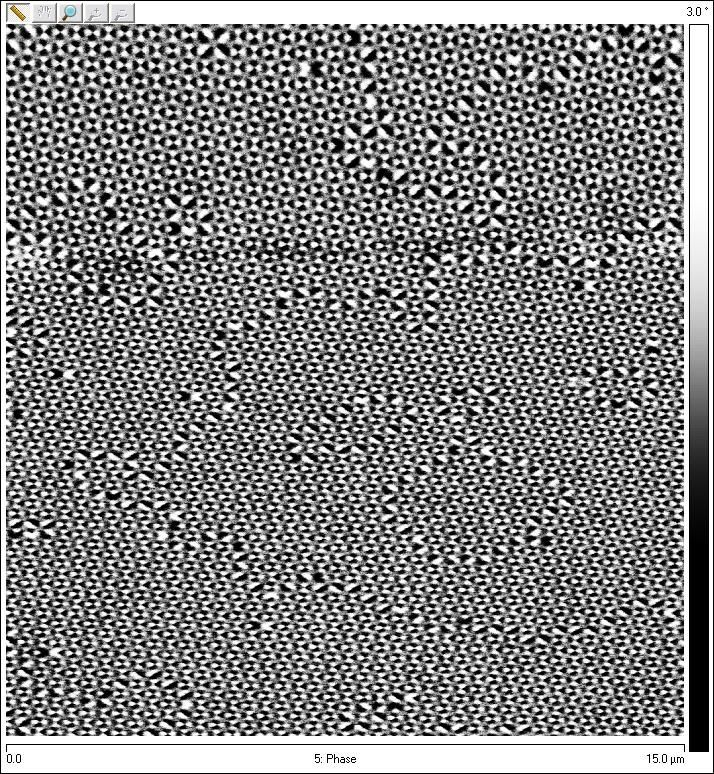
#> input picture squareLattice.jpeg, 714 x 774 px
$ python grid.py
#> lines starting #> are read from the running program, lines starting #| are printed output that depends on the picture; after the words box and inside, x2 and y2 are one past the last pixel; in counts of white or black regions, pixels touching at a corner belong together
import cv2
import matplotlib.pyplot as plt
import math
import numpy as np
from random import randint


try:
    image = cv2.imread("squareLattice.jpeg")
#> image is the input picture: shape (774, 714, 3); mean B, G, R 132.2, 132.2, 132.2
    image = cv2.resize(image, (1000,1000))
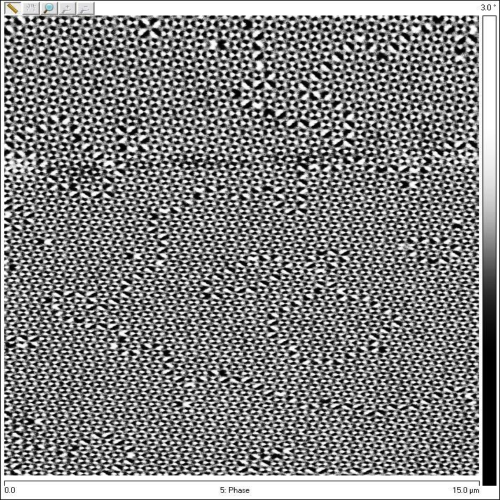
#> image: shape (1000, 1000, 3) (shown at 1/2 size); mean B, G, R 132, 132, 132
except:
    raise Exception("File not found")


WHITE=(255,255,255)
BLACK=(0,0,0)
BLUE=(255,0,0)
RED=(0,0,255)


def dist(point1, point2):
    return math.sqrt(math.pow(point1[0] - point2[0], 2)+math.pow(point1[1] - point2[1], 2))

class Grid:
    def __init__(self,topLeft,topRight,bottomLeft,bottomRight,rows,cols):
        self.topLeft=topLeft;
        self.topRight=topRight;
        self.bottomLeft=bottomLeft;
        self.bottomRight=bottomRight;
        self.rows=rows;
        self.cols=cols;
        self.color=RED
        self.parent=None
        self.selectedRow=-1
        self.selectedCol=-1
        self.selected=False

        self.subgrids=[]

        self.grid=[];
        self.calcGrid()

    def calcGrid(self):
        self.grid=[]
        topLeft=self.topLeft
        topRight=self.topRight
        bottomLeft=self.bottomLeft
        bottomRight=self.bottomRight
        rows=self.rows
        cols=self.cols
        hSpacing=dist(topLeft,topRight)/cols;
        for (rowStartX, rowStartY, rowEndX, rowEndY) in zip(np.linspace(topLeft[0], bottomLeft[0],rows), np.linspace(topLeft[1], bottomLeft[1], rows), np.linspace(topRight[0],bottomRight[0],rows), np.linspace(topRight[1],bottomRight[1],rows)):
            self.grid.append([])
            for (colX, colY) in zip(np.linspace(rowStartX,rowEndX, cols ), np.linspace(rowStartY,rowEndY, cols )):
                self.grid[len(self.grid)-1].append([colX,colY])

    def draw(self,im):
        if(len(self.subgrids)==0):
            im=cv2.line(im, (int(self.topLeft[0]),int(self.topLeft[1])), (int(self.topRight[0]),int(self.topRight[1])), RED, 2)
            im=cv2.line(im, (int(self.topLeft[0]),int(self.topLeft[1])), (int(self.bottomLeft[0]),int(self.bottomLeft[1])), RED, 2)
            im=cv2.line(im, (int(self.bottomRight[0]),int(self.bottomRight[1])), (int(self.topRight[0]),int(self.topRight[1])), RED, 2)
            im=cv2.line(im, (int(self.bottomRight[0]),int(self.bottomRight[1])), (int(self.bottomLeft[0]),int(self.bottomLeft[1])), RED, 2)
            #for row in self.grid:
                #for point in row:
                    #im=cv2.circle(im,(int(point[0]),int(point[1])),5,self.color,-1)

            for row in self.grid:
                im=cv2.line(im,(int(row[0][0]),int(row[0][1])),(int(row[len(row)-1][0]),int(row[len(row)-1][1])),RED,1)
#> this loop made 25 passes
#> pass 2, in draw, `im=cv2.line(im,(int(row[0][0]),int(row[0][1])),(int(row[len(row)-1][0]..`:
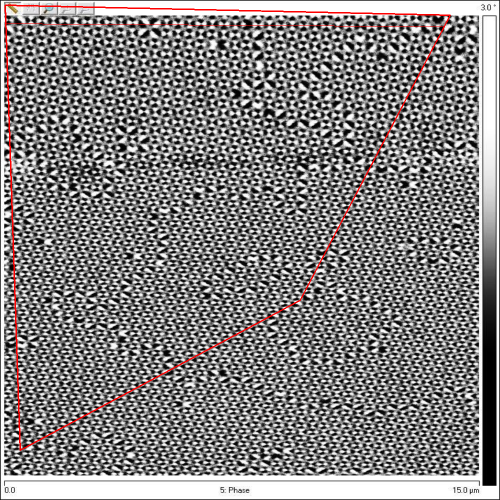
#> im: shape (1000, 1000, 3) (shown at 1/2 size); mean B, G, R 130.5, 130.5, 132.9
#> pass 3, in draw, `im=cv2.line(im,(int(row[0][0]),int(row[0][1])),(int(row[len(row)-1][0]..`:
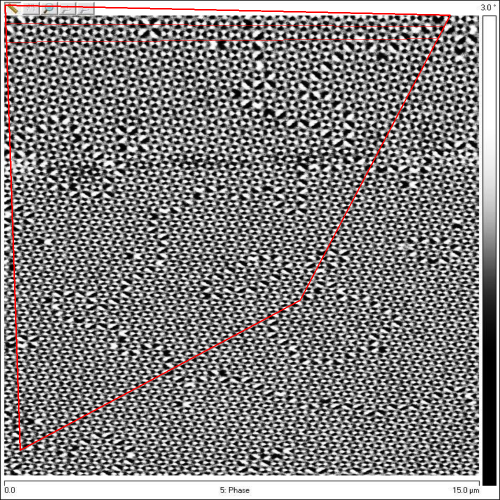
#> im: shape (1000, 1000, 3) (shown at 1/2 size); 0.09% of pixels changed, all inside (x1, y1, x2, y2) = (14, 77, 874, 85)
#> after the loop:
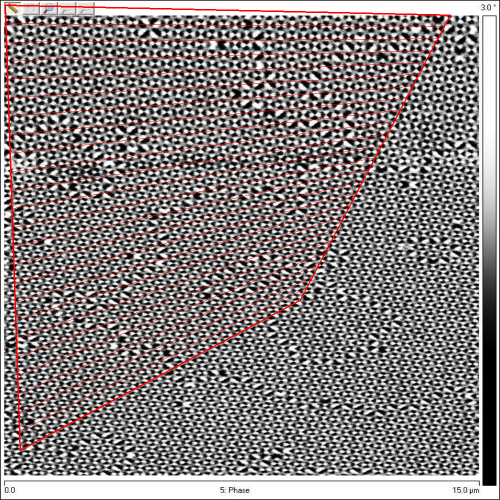
#> im: shape (1000, 1000, 3) (shown at 1/2 size); 1.49% of pixels changed, all inside (x1, y1, x2, y2) = (16, 101, 862, 862)
            for i in range(len(self.grid[0])):
                im=cv2.line(im, (int(self.grid[0][i][0]),int(self.grid[0][i][1])), (int(self.grid[len(self.grid)-1][i][0]),int(self.grid[len(self.grid)-1][i][1])), RED, 1)
#> this loop made 25 passes
#> pass 2, in draw, `im=cv2.line(im, (int(self.grid[0][i][0]),int(self.grid[0][i][1])), (in..`:
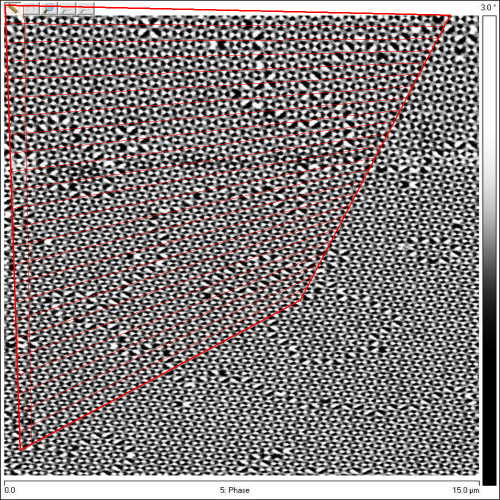
#> im: shape (1000, 1000, 3) (shown at 1/2 size); 0.09% of pixels changed, all inside (x1, y1, x2, y2) = (47, 13, 64, 887)
#> pass 3, in draw, `im=cv2.line(im, (int(self.grid[0][i][0]),int(self.grid[0][i][1])), (in..`:
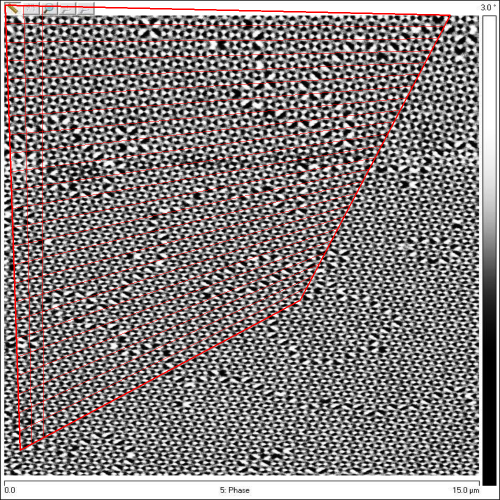
#> im: shape (1000, 1000, 3) (shown at 1/2 size); 0.08% of pixels changed, all inside (x1, y1, x2, y2) = (84, 14, 87, 874)
#> after the loop:
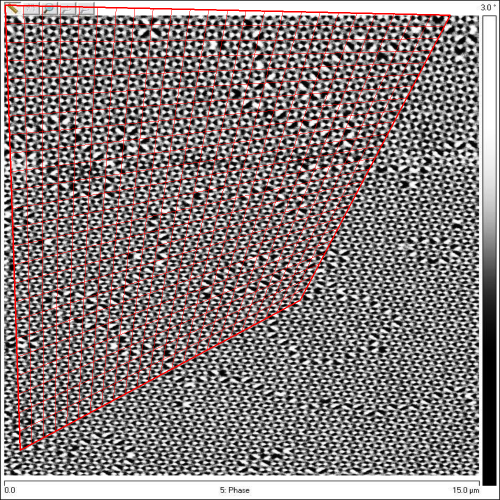
#> im: shape (1000, 1000, 3) (shown at 1/2 size); 1.45% of pixels changed, all inside (x1, y1, x2, y2) = (110, 14, 862, 861)

        else:
            for grid in self.subgrids:
                grid.draw(im)

        # [4 lines of commented-out code are left out]

    def getBaseGrids(self):
        if(len(self.subgrids)==0):
            return [self]
        else:
            subgrids=[]
            for grid in self.subgrids:
                subgrids=subgrids+grid.getBaseGrids();

        return subgrids
    # [48 lines left out: functions getAllGrids, splitPoint, getCenter, selectGrid, getSelectedGrid, not called in this run]

    def deselectAll(self):
        for grid in self.getAllGrids():
            grid.selected=False;

    # [30 lines left out: functions setTopLeft, setTopRight, setBottomLeft, setBottomRight, setCenter, not called in this run]

    def getCorners(self):
        return [self.topLeft, self.topRight, self.bottomLeft, self.bottomRight]

    # [31 lines left out: functions setCornerByIndex, split, not called in this run]


g=Grid([10,10],[900,30],[40,900],[600,600],25,25)
print(g.getBaseGrids())

def show():
    imWidth=1000;
    imHeight=1000;
    #outputImage=np.zeros((imHeight,imWidth,3), np.uint8)
    #outputImage[:,:]=(255,255,255)
    outputImage=image.copy()

    g.draw(outputImage)


    cv2.imshow("window",outputImage)
dragging=False
adjustingCorner=-1
# [23 lines left out: function mouse_event, not called in this run]

show();
cv2.setMouseCallback('window', mouse_event)
cv2.waitKey(0)

cv2.destroyAllWindows()

$ run again, with MFM000099.png saved as squareLattice.jpeg
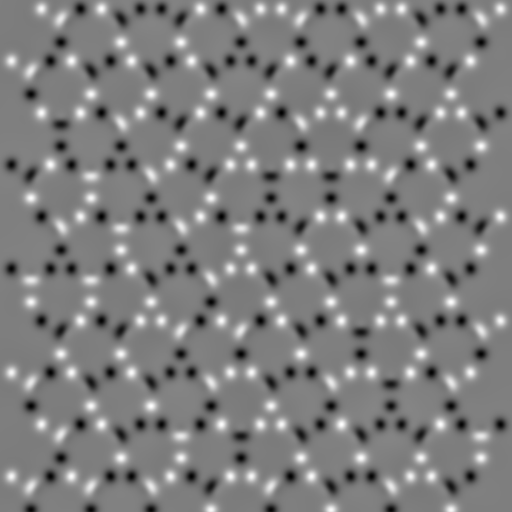
#> input picture MFM000099.png, 1024 x 1024 px (shown at 1/2 size)
#> image is the input picture: shape (1024, 1024, 3); min 0, max 255, mean 126.4
#> image: shape (1000, 1000, 3)
#> after the loop in draw, `for row in self.grid:`:
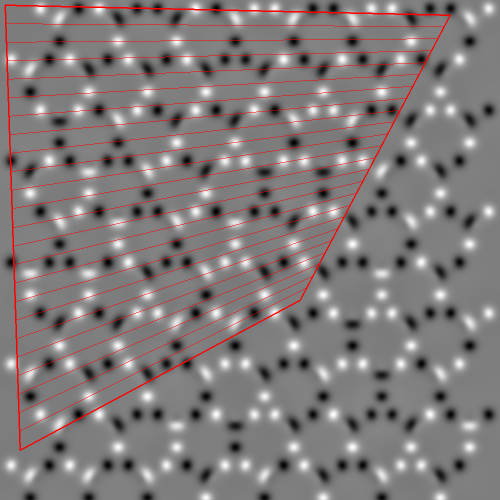
#> im: shape (1000, 1000, 3) (shown at 1/2 size); mean B, G, R 123.2, 123.2, 129.6
#> after the loop in draw, `for i in range(len(self.grid[0])):`:
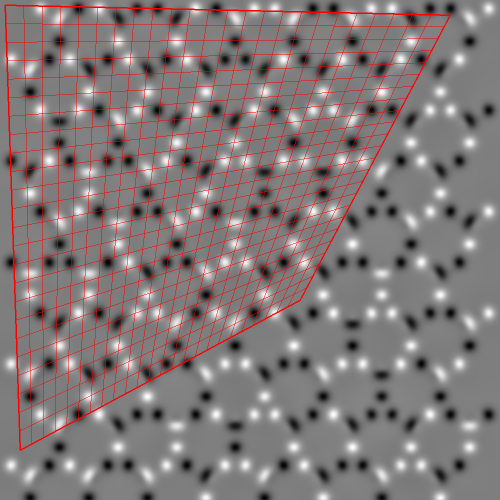
#> im: shape (1000, 1000, 3) (shown at 1/2 size); mean B, G, R 121.1, 121.1, 131.7

$ run again, with annealing959.bmp saved as squareLattice.jpeg
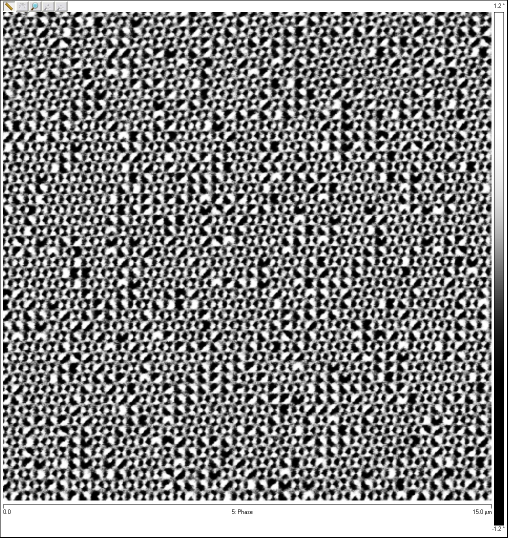
#> input picture annealing959.bmp, 1015 x 1075 px (shown at 1/2 size)
#> image is the input picture: shape (1075, 1015, 3); mean B, G, R 135.6, 135.6, 135.6
#> image: shape (1000, 1000, 3)
#> after the loop in draw, `for row in self.grid:`:
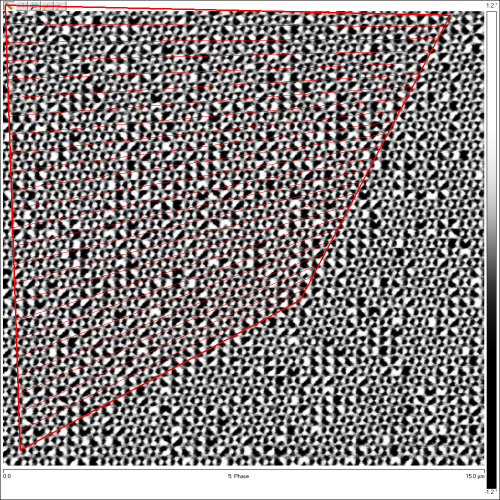
#> im: shape (1000, 1000, 3) (shown at 1/2 size); mean B, G, R 132.1, 132.1, 138.6
#> after the loop in draw, `for i in range(len(self.grid[0])):`:
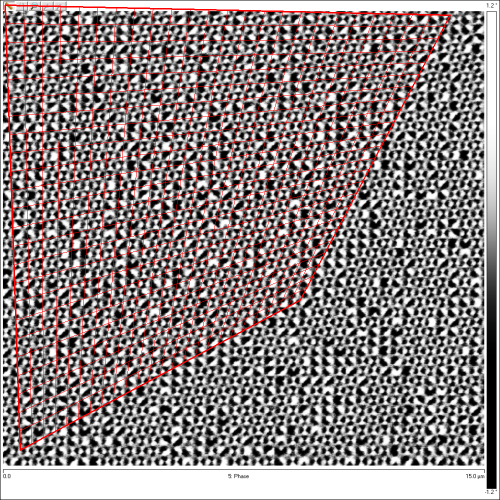
#> im: shape (1000, 1000, 3) (shown at 1/2 size); mean B, G, R 130.1, 130.1, 140.7
